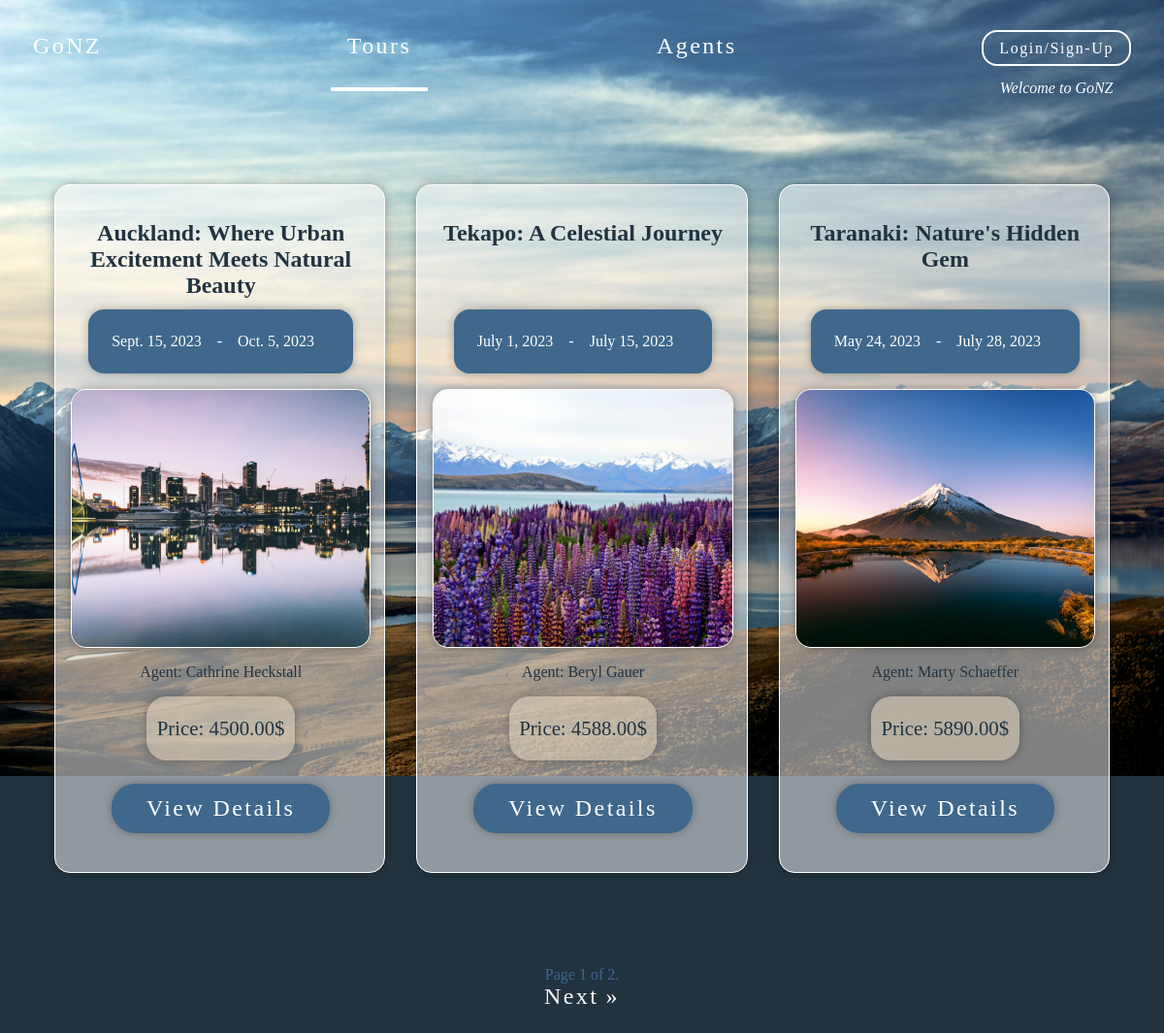
The page /tours/ on the database its author committed.
### tour/models.py (models this page shows, shortened)
class Tour(models.Model):
    name = models.CharField(max_length=100)
    description = models.TextField()
    start_date = models.DateField()
    end_date = models.DateField()
    agent = models.ForeignKey('agent.Agent', on_delete=models.CASCADE)
    price = models.DecimalField(max_digits=10, decimal_places=2)  # Add the price field
    image = models.ImageField(upload_to='tour_images/')  # Add the image field

### agent/models.py (models this page shows, shortened)
class Agent(models.Model):
    user = models.OneToOneField(User, on_delete=models.CASCADE, default=None)
    department = models.CharField(max_length=100, default='Agent')
    position = models.CharField(max_length=100, default='Agent')
    name = models.CharField(max_length=100)
    email = models.EmailField()
    phone = models.CharField(max_length=20)
    bio = models.TextField()
    profile_pic = models.ImageField(upload_to='profiles/', null=True, blank=True, default = 'profiles/default.jpg')
    def __str__(self):
        return self.name

### tour/views.py (the view)
# urls.py: path('', TourListView.as_view(), name='tour_list'),
class TourListView(ListView):
    model = Tour
    template_name = 'tour/tour_list.html'
    context_object_name = 'tours'
    paginate_by = 3
    ordering = ['-id']  # Specify the ordering field for consistent pagination, in this case the last one first.

### tour/templates/tour/tour_list.html (shortened to what this page needs)
{% extends "base.html" %} {% block content %}
<div class="cards-tours">
  {% for tour in tours %}
  <div class="tourCard">
    <div class="title-container">
      <h2>{{ tour.name }}</h2>
    </div>
    <div class="detail">
      <p>{{ tour.start_date }}</p>
      <p>-</p>
      <p>{{ tour.end_date }}</p>
    </div>
    <img class="tour-images" src="{{ tour.image.url }}" alt="Tour Image" />
    <p>Agent: {{ tour.agent }}</p>
    <div class="price">
      <p>Price: {{ tour.price }}$</p>
    </div>
    <a class="detail" href="{% url 'tour:tour_detail' tour.pk %}"
      >View Details</a
    >
  </div>
  {% endfor %}
</div>
<div class="pagination">
  <span class="step-links">
    <span class="current">
      Page {{ page_obj.number }} of {{ page_obj.paginator.num_pages }}.
    </span>
     {% if page_obj.has_next %}
    <div class="prevlast">
      <a href="?page={{ page_obj.next_page_number }}">Next</a>
      <a href="?page={{ page_obj.paginator.num_pages }}">&raquo;</a>
    </div>
    {% endif %}
  </span>
</div>
{% endblock %}

### templates/base.html (shortened to what this page needs)
<!DOCTYPE html>
<html lang="en">
  <head>
    {% load static %}
    <link
      rel="stylesheet"
      type="text/css"
      href="{% static 'css/style.css' %}"
    />
  </head>
  <body>
    {% include 'navigation.html' %}
    <div class="hero-image">
      <img src="{% static 'images/heroshot.jpg' %}" alt="hero-image" />
    </div>
    {% block content %} {% endblock %}
  </body>
</html>

### templates/navigation.html
<nav class="navigation-container">
  <ul>
    {% with request.resolver_match.url_name as url_name %}
    <li class="{% if url_name == 'home' %} active{% endif %}">
      <a href="/">GoNZ</a>
    </li>
    <li
      class="{% if url_name == 'tour_list' or url_name == 'tour_detail' %} active{% endif %}"
    >
      <a href="/tours">Tours</a>
    </li>
    <li
      class="{% if url_name == 'agent_list' or url_name == 'agent_detail' %} active{% endif %}"
    >
      <a href="/agents">Agents</a>
    </li>
    <li>
      <a class="signing" href="/login">Login/Sign-Up</a>
      {% if username %}
      <p>Hi, {{ username }}!</p>
      {% else %}
      <p>Welcome to GoNZ</p>
      {% endif %}
    </li>
  </ul>
  {% endwith %}
</nav>

### static/css/style.css (style rules this page uses)
:root { --picdark: #102940; --picdeepblue: #3f688c; --piclightblue: #9ac7d9; --picbeige: rgb(217, 205, 184); --picbrown: rgb(89, 58, 30); }
body { background-color: #223340; display: flex; flex-direction: column; }
.hero-image { position: absolute; top: 0; left: 0; }
.hero-image img { width: 100%; height: auto; object-fit: cover; }
.navigation-container { position: relative; top: 0; left: 0; z-index: 3; color: white; }
ul { list-style-type: none; padding: 1em; margin: 0; display: flex; justify-content: space-between; align-self: center; }
li { display: inline-block; padding: 10px; position: relative; }
li p { text-align: center; font-style: italic; font-weight: 200; }
li.active::after { content: ""; display: block; position: absolute; bottom: 2em; left: 50%; transform: translateX(-50%); width: 100px; height: 4px; background-color: white; }
a { text-decoration: none; color: white; font-size: 1.5em; letter-spacing: 0.1em; }
.signing { font-size: 1em; font-weight: 300; vertical-align: middle; line-height: 2em; padding: 0.5em 1em; border: 2px solid white; border-radius: 1em; }
.cards-tours { flex: 1; display: flex; margin: 2em; margin-top: 2em; flex-direction: row; }
.tourCard { z-index: 3; color: #223340; background-color: rgba(255, 255, 255, 0.5); width: calc(33.33% - 1em); display: flex; justify-content: space-around; align-items: center; flex-direction: column; text-align: center; flex-wrap: wrap; padding: 1em; margin: 1em; border-radius: 1em; border: 1px solid white; box-shadow: 0 0 10px rgba(0, 0, 0, 0.3); }
.title-container { height: 6em; }
.tour-images { width: 100%; height: 265px; border-radius: 1em; object-fit: cover; border: 1px solid white; box-shadow: 0 0 10px rgba(0, 0, 0, 0.3); }
.detail { background-color: var(--picdeepblue); padding: 0.5em 1.5em; color: white; display: flex; flex-direction: row; justify-content: space-around; align-content: center; border-radius: 1em; box-shadow: 0 0 10px rgba(0, 0, 0, 0.3); margin: 1em 0; width: max-content; }
.detail p { padding-right: 1em; }
.price { width: max-content; border-radius: 1em; padding: 0em 0.5em; background-color: rgba(217, 205, 184, 0.6); box-shadow: 0 0 10px rgba(0, 0, 0, 0.3); font-size: 1.3em; font-weight: 500; }
.pagination { position: relative; margin-top: 2em; padding: 1em; color: white; z-index: 4; }
.step-links { flex-direction: column; z-index: 3; display: flex; justify-content: center; align-items: center; }
.current { color: var(--picdeepblue); font-weight: 500; margin: 0 1em; }
.prevlast { color: white; font-weight: 300; margin: 0 1em; letter-spacing: 0.2em; }

### rows shown on the page
Tour: name "Auckland: Where Urban Excitement Meets Natural Beauty", start_date "Sept. 15, 2023", end_date "Oct. 5, 2023", image (picture), agent "Cathrine Heckstall", price "4500.00"
Tour: name "Tekapo: A Celestial Journey", start_date "July 1, 2023", end_date "July 15, 2023", image (picture), agent "Beryl Gauer", price "4588.00"
Tour: name "Taranaki: Nature's Hidden Gem", start_date "May 24, 2023", end_date "July 28, 2023", image (picture), agent "Marty Schaeffer", price "5890.00"

### other values the page prints
{{ page_obj.number }} "1"
{{ page_obj.paginator.num_pages }} "2"
